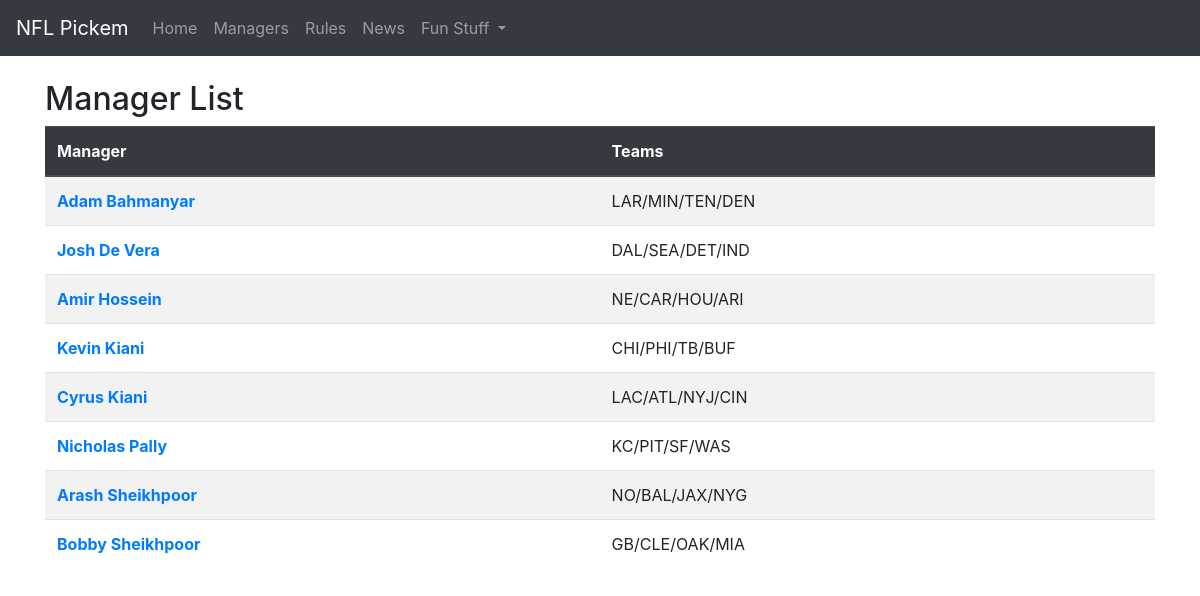
Screenshot of /teams/ with the database file from the repository.
### teams/models.py (models this page shows, shortened)
class Team(models.Model):
    manager = models.OneToOneField(
        'Manager', on_delete=models.CASCADE)
    team1 = models.CharField(
        max_length=3, choices=TEAM_CHOICES, blank=True)
    team2 = models.CharField(
        max_length=3, choices=TEAM_CHOICES, blank=True)
    team3 = models.CharField(
        max_length=3, choices=TEAM_CHOICES, blank=True)
    team4 = models.CharField(
        max_length=3, choices=TEAM_CHOICES, blank=True)
    class Meta:
        ordering = ["manager__last_name"]

class Manager(models.Model):
    first_name = models.CharField(max_length=50)
    last_name = models.CharField(max_length=50)
    def get_name(self):
        return self.first_name + " " + self.last_name

### teams/views.py (the view)
# urls.py: path('teams/', TeamListView.as_view(), name='team-list'),
class TeamListView(ListView):
    model = Team
    template_name = 'team_list.html'

### templates/team_list.html (shortened to what this page needs)
{% extends 'base.html' %}
{% block content %}
    <h2>Manager List</h2>
    <table class="table table-striped">
        <thead class="thead-dark">
            <tr>
                <th scope="col">Manager</th>
                <th scope="col">Teams</th>
            </tr>
        </thead>
        <tbody>
          {% for team in object_list %}
            <tr>
            <th scope='row'><a href="{% url 'team-detail' team.pk %}">{{ team.manager.get_name }}</a></td>
            <td>{{ team.team1}}/{{ team.team2}}/{{ team.team3}}/{{ team.team4}}</td>
            </tr>
          {% endfor %}
        </tbody>
    </table>
{% endblock content %}

### rows the page displays
Team: manager.get_name "Adam Bahmanyar", team1 "LAR", team2 "MIN", team3 "TEN", team4 "DEN"
Team: manager.get_name "Josh De Vera", team1 "DAL", team2 "SEA", team3 "DET", team4 "IND"
Team: manager.get_name "Amir Hossein", team1 "NE", team2 "CAR", team3 "HOU", team4 "ARI"
Team: manager.get_name "Kevin Kiani", team1 "CHI", team2 "PHI", team3 "TB", team4 "BUF"
Team: manager.get_name "Cyrus Kiani", team1 "LAC", team2 "ATL", team3 "NYJ", team4 "CIN"
Team: manager.get_name "Nicholas Pally", team1 "KC", team2 "PIT", team3 "SF", team4 "WAS"
Team: manager.get_name "Arash Sheikhpoor", team1 "NO", team2 "BAL", team3 "JAX", team4 "NYG"
Team: manager.get_name "Bobby Sheikhpoor", team1 "GB", team2 "CLE", team3 "OAK", team4 "MIA"
